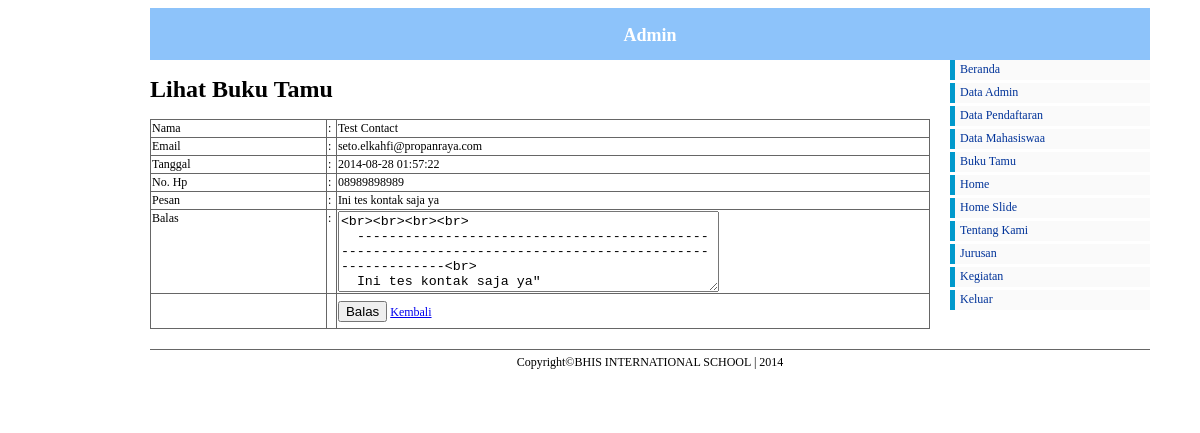
The page /admin/index.php?pg=kontak/lihat_kontak&id=8 (signed in) on the database its author committed.
### tables this page shows
CREATE TABLE IF NOT EXISTS `buku_tamu` (
  `id` int(2) NOT NULL AUTO_INCREMENT,
  `nama` varchar(20) NOT NULL,
  `email` varchar(50) NOT NULL,
  `telepon` varchar(15) NOT NULL,
  `pesan` text NOT NULL,
  `tanggal` timestamp NOT NULL DEFAULT CURRENT_TIMESTAMP,
  PRIMARY KEY (`id`)
);

### admin/kontak/lihat_kontak.php (the view, shortened to what this page needs)
<h1>Lihat Buku Tamu</h1>
<?php
$data = mysql_query("select * from buku_tamu where id = '$_GET[id]';");
while($tampil = mysql_fetch_array($data))
{
?>
	<form action="" method="post">
	  <table width="441" border="1" align="center">
		<tr>
		  <td width="111">Nama</td>
		  <td width="3">:</td>
		  <td width="305"><?php echo $tampil['nama'];?><input type="hidden" name="nama" value="<?php echo $tampil['nama'];?>" /></td>
		</tr>
		<tr>
		  <td>Email</td>
		  <td>:</td>
		  <td><?php echo $tampil['email'];?><input type="hidden" name="email" value="<?php echo $tampil['email'];?>" /></td>
		</tr>
		<tr>
		  <td>Tanggal</td>
		  <td>:</td>
		  <td><?php echo $tampil['tanggal'];?></td>
		</tr>
		<tr>
		  <td>No. Hp</td>
		  <td>:</td>
		  <td><?php echo $tampil['telepon'];?> </td>
		</tr>
		<tr>
		  <td valign="top">Pesan</td>
		  <td valign="top">:</td>
		  <td><?php echo $tampil['pesan'];?></td>
		</tr>
		<tr>
		  <td valign="top">Balas</td>
		  <td valign="top">:</td>
		  <td><textarea name="pesan" id="pesan" cols="45" rows="5"><br><br><br><br>
  -------------------------------------------------------------------------------------------------------<br>
  <?php echo $tampil['pesan'];?>"</textarea>
				<?php echo isset($e_pesan) ? '<p class="error-message">'.$e_pesan.'</p>' : ''; ?></td>
		</tr>
		<tr>
		  <td height="32">&nbsp;</td>
		  <td>&nbsp;</td>
		  <td><input type="submit" value="Balas"class="klik">&nbsp;<a href="?pg=kontak/data_kontak" class="klik">Kembali</a></td>
		</tr>
	  </table>
	</form>
<?php } ?>

### admin/css/admin.css (style rules this page uses)
body { font-size: 62.5%; font-family: "Trebuchet MS", "Arial", "Helvetica", "Verdana", "sans-serif"; }
table { font-size: 12px; width:780px; border:1px solid #CCC; border-collapse:collapse; }

### admin/kontak/lihat_kontak.php (style rules this page uses)
table { border:#666 1px solid; }

### rows shown on the page
buku_tamu: nama "Test Contact", email "seto.elkahfi@propanraya.com", tanggal "2014-08-28 01:57:22", telepon "08989898989", pesan "Ini tes kontak saja ya", pesan "<br><br><br><br> -------------------------------------------------------------------------------------------------------<br> Ini tes kontak saja ya\""
